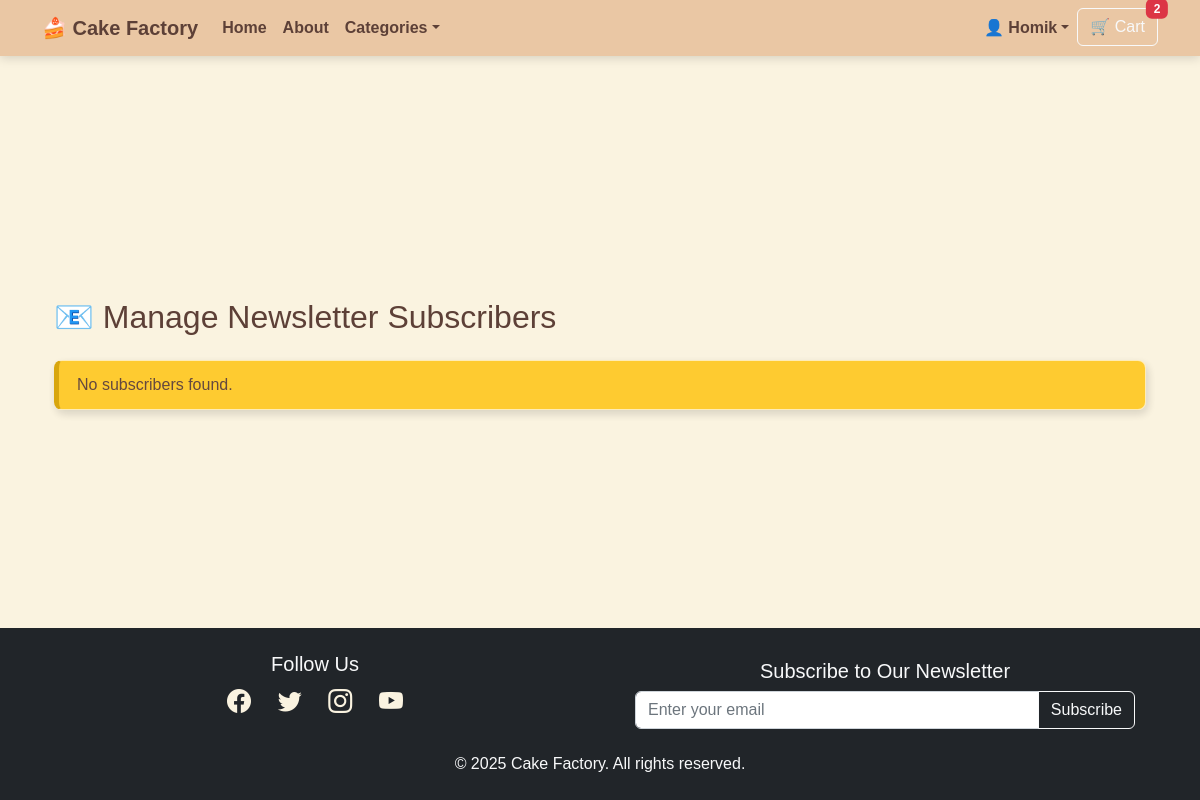
The page /users/manage/subscriptions/ (signed in) on the database as committed earlier.
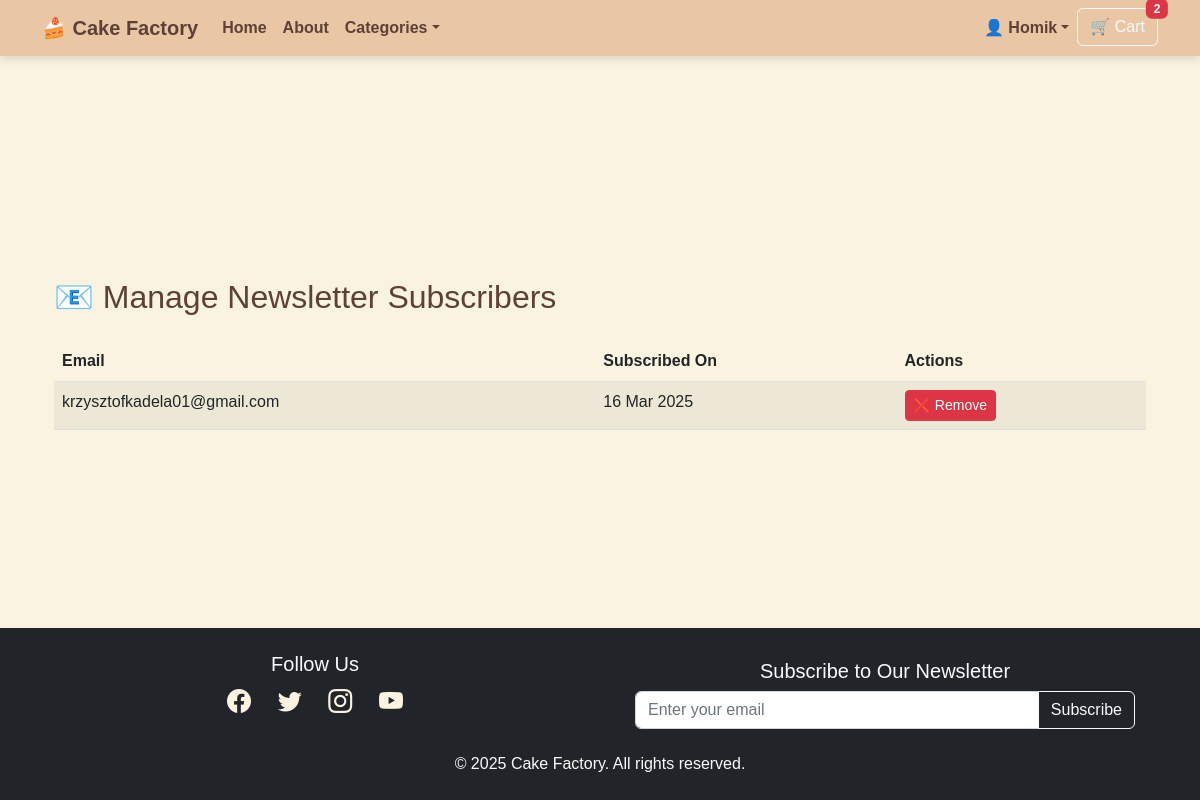
The same page on the database as committed later.
### newsletter/models.py (models this page shows, shortened)
class NewsletterSubscriber(models.Model):
    email = models.EmailField(unique=True)
    subscribed_at = models.DateTimeField(auto_now_add=True)
    active = models.BooleanField(default=True)  # Add active field

### users/views.py (the view)
# urls.py: path("manage/subscriptions/", views.manage_subscriptions, name="manage_subscriptions"),
@user_passes_test(lambda u: u.is_superuser)  # Restrict access to admins
def manage_subscriptions(request):
    subscribers = NewsletterSubscriber.objects.all().order_by("-subscribed_at")
    return render(request, "users/manage_subscriptions.html", {"subscribers": subscribers})

### orders/context_processors.py (called while the page is built)
def cart_context(request):
    cart_items = 0
    cart_total_price = 0.0
    if request.user.is_authenticated:
        cart_items_qs = CartItem.objects.filter(user=request.user)
        cart_items = sum(item.quantity for item in cart_items_qs)
        cart_total_price = sum(item.line_total for item in cart_items_qs)
    else:
        session_cart = request.session.get("cart", {})
        cart_items = sum(item["quantity"] for item in session_cart.values())
        cart_total_price = sum(float(item["price"]) * int(item["quantity"]) for item in session_cart.values())
    return {"cart_items": cart_items, "cart_total_price": cart_total_price}

### orders/models.py (called while the page is built)
    @property
    def adjusted_price(self):
        SIZE_PRICE_ADJUSTMENT = {
            "Small": 0,
            "Large": 20,
            "X-large": 40
        }
        base_price = self.product.price or 0
        size_adjustment = SIZE_PRICE_ADJUSTMENT.get(self.size.name if self.size else "Small", 0)
        return base_price + size_adjustment

    @property
    def line_total(self):
        return self.adjusted_price * self.quantity

### products/context_processors.py (called while the page is built)
def categories_context(request):
    return {
        'categories': Category.objects.all()
    }

### users/templates/users/manage_subscriptions.html (shortened to what this page needs)
{% extends "base.html" %}
{% block content %}
<div class="container">
    <h2 class="mb-4">📧 Manage Newsletter Subscribers</h2>
    {% if subscribers %}
        <table class="table table-striped">
            <thead>
                <tr>
                    <th>Email</th>
                    <th>Subscribed On</th>
                    <th>Actions</th>
                </tr>
            </thead>
            <tbody>
                {% for subscriber in subscribers %}
                <tr>
                    <td>{{ subscriber.email }}</td>
                    <td>{{ subscriber.subscribed_at|date:"d M Y" }}</td>
                    <td>
                        <a href="{% url 'delete_subscription' subscriber.id %}" class="btn btn-sm btn-danger">
                            ❌ Remove
                        </a>
                    </td>
                </tr>
                {% endfor %}
            </tbody>
        </table>
    {% else %}
        <p class="alert alert-warning">No subscribers found.</p>
    {% endif %}
</div>
{% endblock %}

Rows that differ between the two databases and show on the page:
added NewsletterSubscriber: email "krzysztofkadela01@gmail.com", subscribed_at "16 Mar 2025"
Other text that changed with them:
text no longer shown: "No subscribers found."
text now shown: "Email Subscribed On Actions"
